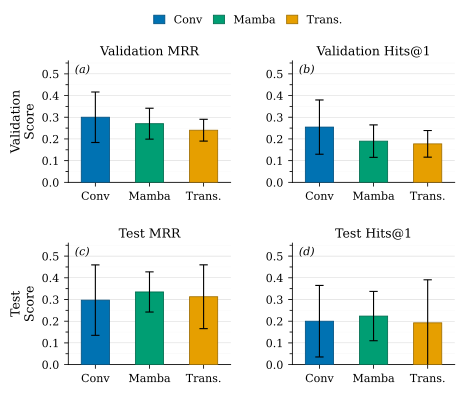

This chart was generated by the following Python code:
"""
Encoder ablation study — NeurIPS-style bar chart with error bars.
Saves to encoder_ablation.pdf (vector, embeds fonts).

Usage:
    python plot_encoder_ablation.py
"""

import numpy as np
import matplotlib
import matplotlib.pyplot as plt
import matplotlib.patches as mpatches
from matplotlib.ticker import MultipleLocator

# ── Reproduce-able font embedding ──────────────────────────────────────────
matplotlib.rcParams.update({
    "pdf.fonttype": 42,        # TrueType → embedded in PDF
    "ps.fonttype":  42,
    "font.family":  "serif",
    "font.serif":   ["Times New Roman", "Times", "DejaVu Serif"],
    "font.size":    9,
    "axes.labelsize":   9,
    "xtick.labelsize":  8,
    "ytick.labelsize":  8,
    "legend.fontsize":  8,
    "axes.linewidth":   0.6,
    "xtick.major.width": 0.6,
    "ytick.major.width": 0.6,
    "xtick.major.size":  3,
    "ytick.major.size":  3,
    "xtick.direction": "out",
    "ytick.direction": "out",
    "axes.spines.top":   False,
    "axes.spines.right": False,
})

# ── Data ────────────────────────────────────────────────────────────────────
encoders = ["Conv", "Mamba", "Trans."]

# rows: Val (top), Test (bottom) — cols: MRR, Hits@1
rows = {
    "Validation": {
        "MRR":    dict(means=[0.3000, 0.2703, 0.2403], stds=[0.1163, 0.0712, 0.0503]),
        "Hits@1": dict(means=[0.2546, 0.1899, 0.1773], stds=[0.1251, 0.0748, 0.0614]),
    },
    "Test": {
        "MRR":    dict(means=[0.2971, 0.3348, 0.3127], stds=[0.1623, 0.0926, 0.1470]),
        "Hits@1": dict(means=[0.2000, 0.2236, 0.1924], stds=[0.1648, 0.1137, 0.1984]),
    },
}
subplot_labels = [["(a)", "(b)"], ["(c)", "(d)"]]

# Wong colour-blind-safe palette (blue, green, orange)
COLORS      = ["#0072B2", "#009E73", "#E69F00"]
EDGE_COLORS = ["#005080", "#006B4E", "#9E6D00"]

# ── Layout ──────────────────────────────────────────────────────────────────
fig, axes = plt.subplots(
    2, 2,
    figsize=(4.5, 4.0),
    sharey=False,
)
fig.subplots_adjust(wspace=0.38, hspace=0.50, left=0.12, right=0.98, top=0.88, bottom=0.12)

n = len(encoders)
x = np.arange(n)
bar_w = 0.52

for r, (split, metrics) in enumerate(rows.items()):
    for c, (metric, d) in enumerate(metrics.items()):
        ax = axes[r, c]
        means = np.array(d["means"])
        stds  = np.array(d["stds"])

        ax.bar(
            x, means,
            width=bar_w,
            color=COLORS,
            edgecolor=EDGE_COLORS,
            linewidth=0.6,
            zorder=3,
        )

        # Error bars (±1σ)
        ax.errorbar(
            x, means,
            yerr=stds,
            fmt="none",
            ecolor="black",
            elinewidth=0.8,
            capsize=3,
            capthick=0.8,
            zorder=4,
        )

        # Subtle horizontal grid
        ax.yaxis.set_minor_locator(MultipleLocator(0.05))
        ax.grid(axis="y", which="major", linewidth=0.3, color="#cccccc", zorder=0)
        ax.grid(axis="y", which="minor", linewidth=0.15, color="#eeeeee", zorder=0)
        ax.set_axisbelow(True)

        ax.set_xticks(x)
        ax.set_xticklabels(encoders, rotation=0)
        ax.set_xlim(-0.5, n - 0.5)
        ax.set_ylim(0, 0.56)
        ax.yaxis.set_major_locator(MultipleLocator(0.1))

        # y-label only on left column
        if c == 0:
            ax.set_ylabel(f"{split}\nScore")

        ax.set_title(f"{split} {metric}", pad=4, fontsize=9)
        ax.text(
            0.04, 0.97, subplot_labels[r][c],
            transform=ax.transAxes,
            va="top", ha="left",
            fontsize=8, style="italic",
        )

# ── Shared legend ───────────────────────────────────────────────────────────
patches = [
    mpatches.Patch(facecolor=COLORS[i], edgecolor=EDGE_COLORS[i],
                   linewidth=0.6, label=encoders[i])
    for i in range(n)
]
fig.legend(
    handles=patches,
    loc="upper center",
    ncol=3,
    frameon=False,
    fontsize=8,
    bbox_to_anchor=(0.52, 1.02),
    handlelength=1.0,
    handleheight=0.8,
    columnspacing=1.0,
)

# ── Save ────────────────────────────────────────────────────────────────────
out = "encoder_ablation.pdf"
fig.savefig(out, format="pdf", bbox_inches="tight", dpi=300)
print(f"Saved → {out}")

# Also save PNG for quick preview
fig.savefig("encoder_ablation.png", dpi=300, bbox_inches="tight")
print("Saved → encoder_ablation.png")

plt.show()
